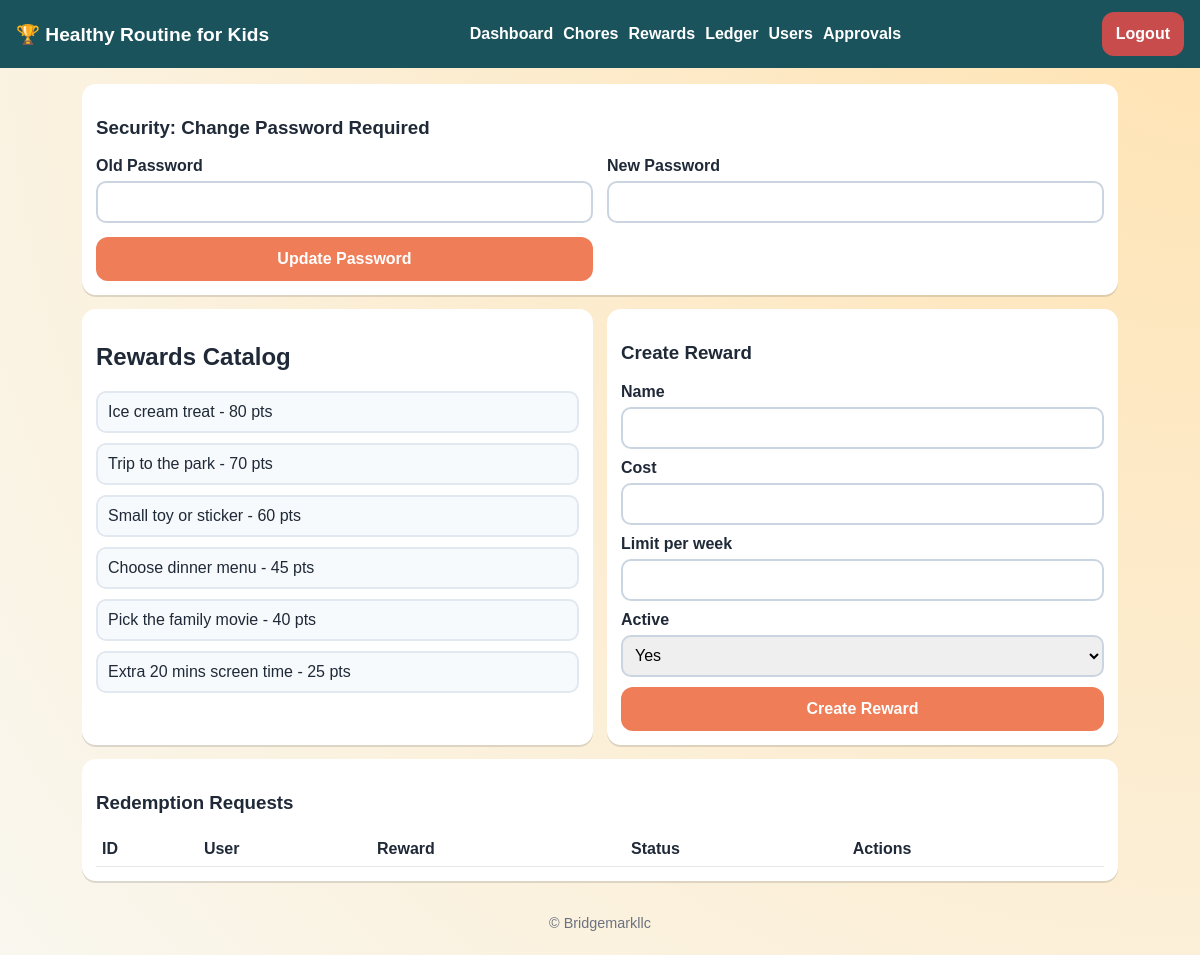
The page /rewards (signed in) on the database its author committed.
### tables this page shows
CREATE TABLE rewards (
            id INTEGER PRIMARY KEY AUTOINCREMENT,
            name TEXT NOT NULL,
            cost INTEGER NOT NULL CHECK(cost >= 0),
            is_active INTEGER NOT NULL DEFAULT 1,
            limit_per_week INTEGER,
            created_by INTEGER NOT NULL,
            created_at TEXT NOT NULL,
            FOREIGN KEY(created_by) REFERENCES users(id)
        );

### app/main.py (the view)
@app.get("/rewards")
def rewards_page(request: Request):
    user = _require_login(request)
    conn = request.state.conn
    return templates.TemplateResponse(
        "rewards.html",
        _ctx(request, rewards=list_rewards(conn), redemptions=list_redemptions(conn, user), points=get_points_total(conn, user["id"])),
    )

### app/db.py (called while the page is built)
def get_db_path() -> str:
    return os.getenv("APP_DB_PATH", "/data/app.db")

def connect(db_path: str | None = None) -> sqlite3.Connection:
    path = db_path or get_db_path()
    conn = sqlite3.connect(path, check_same_thread=False)
    conn.row_factory = sqlite3.Row
    conn.execute("PRAGMA foreign_keys = ON")
    return conn

### app/main.py (called while the page is built)
@app.middleware("http")
async def attach_user(request: Request, call_next):
    conn = connect()
    request.state.conn = conn
    request.state.user = None
    try:
        response = await call_next(request)
    finally:
        conn.close()
    return response

def _current_user(request: Request):
    if getattr(request.state, "user", None):
        return request.state.user
    if "session" not in request.scope:
        return None
    user_id = request.session.get("user_id")
    if not user_id:
        return None
    user = get_user(request.state.conn, int(user_id))
    if not user or not user["is_active"]:
        request.session.clear()
        return None
    request.state.user = user
    return user

def _require_login(request: Request):
    user = _current_user(request)
    if not user:
        raise HTTPException(status_code=401, detail="Authentication required")
    return user

def _ctx(request: Request, **kwargs: Any) -> dict[str, Any]:
    user = _current_user(request)
    return {
        "request": request,
        "user": user,
        "is_admin": bool(user and user["role"] == ROLE_ADMIN),
        "is_parent": bool(user and user["role"] == ROLE_PARENT),
        "is_child": bool(user and user["role"] == ROLE_CHILD),
        **kwargs,
    }

### app/services/core.py (called while the page is built)
def row_to_dict(row: sqlite3.Row | None) -> dict[str, Any] | None:
    if row is None:
        return None
    return {k: row[k] for k in row.keys()}

def get_user(conn: sqlite3.Connection, user_id: int) -> dict[str, Any] | None:
    row = conn.execute("SELECT * FROM users WHERE id = ?", (user_id,)).fetchone()
    return row_to_dict(row)

def get_points_total(conn: sqlite3.Connection, user_id: int) -> int:
    row = conn.execute("SELECT COALESCE(SUM(delta), 0) AS total FROM ledger WHERE user_id = ?", (user_id,)).fetchone()
    return int(row["total"]) if row else 0

def list_rewards(conn: sqlite3.Connection) -> list[dict[str, Any]]:
    rows = conn.execute("SELECT * FROM rewards ORDER BY id DESC").fetchall()
    return [row_to_dict(r) for r in rows]

### app/templates/rewards.html (shortened to what this page needs)
{% extends "base.html" %}
{% block content %}
<section class="grid two">
  <article class="card">
    <h2>Rewards Catalog</h2>
    <div class="list">
    {% for r in rewards %}
      <div class="list-item">
        <span>{{ r.name }} - {{ r.cost }} pts {% if not r.is_active %}(inactive){% endif %}</span>
      </div>
    {% else %}
      <p>No rewards found.</p>
    {% endfor %}
    </div>
  </article>
  <article class="card">
    {% if is_parent or is_admin %}
    <h3>Create Reward</h3>
    <form method="post" action="/rewards/create" class="stack">
      <label>Name<input name="name" required /></label>
      <label>Cost<input name="cost" type="number" min="0" required /></label>
      <label>Limit per week<input name="limit_per_week" type="number" min="1" /></label>
      <label>Active
        <select name="is_active"><option value="1">Yes</option><option value="0">No</option></select>
      </label>
      <button class="btn">Create Reward</button>
    </form>
    {% endif %}
  </article>
</section>
<section class="card">
  <h3>Redemption Requests</h3>
  <table class="table">
    <tr><th>ID</th><th>User</th><th>Reward</th><th>Status</th><th>Actions</th></tr>
  </table>
</section>
{% endblock %}

### app/static/styles.css (style rules this page uses)
:root { --bg: #f9f7ef; --card: #ffffff; --ink: #1f2937; --accent: #ef7d57; --accent-2: #6ab187; --danger: #c94c4c; --muted: #6b7280; }
* { box-sizing: border-box; }
body { margin: 0; font-family: "Trebuchet MS", "Verdana", sans-serif; color: var(--ink); background: radial-gradient(circle at top right, #ffe3b3, var(--bg)); }
.card { background: var(--card); border-radius: 14px; padding: 14px; box-shadow: 0 2px 0 rgba(0,0,0,0.12); margin-bottom: 14px; }
.grid { display: grid; gap: 14px; }
.grid.two { grid-template-columns: 1fr; }
.stack { display: grid; gap: 10px; }
.list { display: grid; gap: 10px; }
.list-item { display: flex; justify-content: space-between; align-items: center; gap: 8px; background: #f7fafc; border: 2px solid #e2e8f0; border-radius: 10px; padding: 10px; }
.btn { border: 0; border-radius: 12px; background: var(--accent); color: #fff; padding: 10px 14px; font-size: 1rem; font-weight: 700; cursor: pointer; min-height: 44px; text-decoration: none; display: inline-block; }
label { display: grid; gap: 6px; font-weight: 700; }
input, select { min-height: 42px; border-radius: 10px; border: 2px solid #cbd5e1; padding: 8px; font-size: 1rem; }
.table { width: 100%; border-collapse: collapse; }
.table th, .table td { border-bottom: 1px solid #e5e7eb; text-align: left; padding: 8px 6px; vertical-align: top; }
@media (min-width: 800px) { .grid.two { grid-template-columns: 1fr 1fr; } }

### rows shown on the page
rewards: name "Ice cream treat", cost "80"
rewards: name "Trip to the park", cost "70"
rewards: name "Small toy or sticker", cost "60"
rewards: name "Choose dinner menu", cost "45"
rewards: name "Pick the family movie", cost "40"
rewards: name "Extra 20 mins screen time", cost "25"
